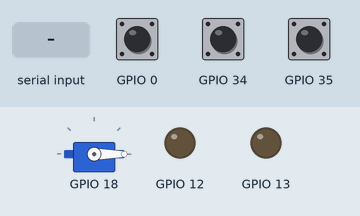
Simulated run of this program. Board: ESP32. On the bench: servo, output pins drawn as LEDs (lit = HIGH). The inputs (shaded band) are chosen by the test bench; at power-on: GPIO 0 HIGH, GPIO 34 HIGH, GPIO 35 HIGH. What the program prints to the serial monitor is not drawn.

Above: at 1.2 s.
1.3 s: "1" received over Serial
At 2.3 s:
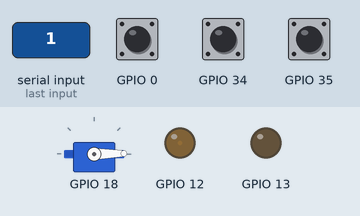
2.8 s: "0" received over Serial
At 3.5 s:
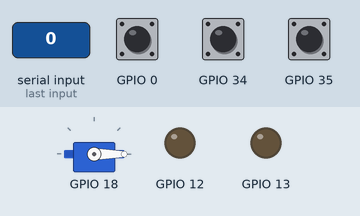
Timing chart, 0 to 5.8 s (numbered marks = the images above; inputs shaded):
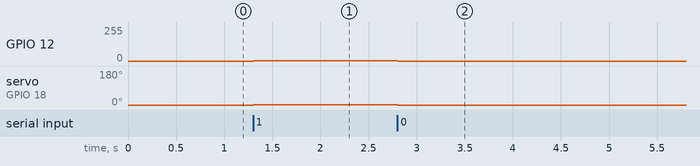

The program:

main.cpp
```cpp
#include "servo_controller.h"
#include "encoder_controller.h"
#include "motor_controller.h"
#include "serial_handler.h"
#include "button_handler.h"

ServoController servo(18);
EncoderController encoder(34, 35);
MotorController motor(13, 12);  // Only motor pins, no servo pin
SerialHandler serialHandler(115200);
ButtonHandler button(0); // GPIO 0 for the button

int last_vel = 0;
int last_angle = 0;

void setup() {
    serialHandler.begin();
    button.begin();
    motor.begin();  // No servo conflicts
    encoder.begin();
    servo.begin();   // Your servo controller uses timer 0
}

void loop() {
    String command = serialHandler.readLine();
    encoder.updateOdometry();
    button.update();
    int buttonState = button.isPressed() ? 1 : 0;


    // Log encoder + button state
    serialHandler.log(
        String(encoder.getCount()) + "," +
        String(encoder.getVelocity()) + "," +
        String(buttonState)
    );

    // Get latest commands
    if(command!=""){

    int angle = serialHandler.getAngle(command);
    int velocity = serialHandler.getVelocity(command);

    // Update stored values if new commands are received
    if (angle != last_angle) {
        last_angle = angle;
    }
    if (velocity != last_vel) {
        last_vel = velocity;
    }

    // Always apply the last commanded values
    servo.setAngle(last_angle);
    if (last_vel < 0) {
        motor.moveBackward(-last_vel);
    } else {
        motor.moveForward(last_vel);
    }
}
}
```

Measured:
- after the input at 1.3 s, GPIO 12: 0/255 → 1/255 at once; servo on GPIO 18: 0° → 1° at once
- after the input at 2.8 s, GPIO 12: 1/255 → 0/255 at once; servo on GPIO 18: 1° → 0° at once
